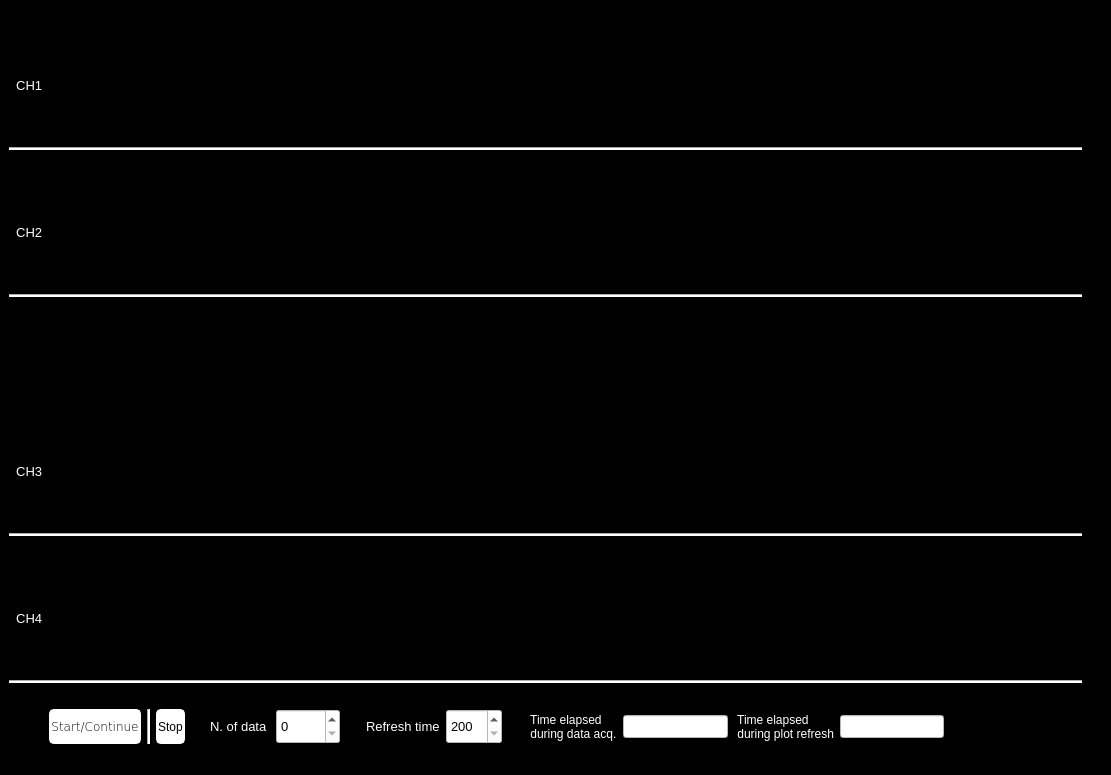
<?xml version="1.0" encoding="UTF-8"?>
<ui version="4.0">
 <class>MainWindow</class>
 <widget class="QMainWindow" name="MainWindow">
  <property name="geometry">
   <rect>
    <x>0</x>
    <y>0</y>
    <width>1111</width>
    <height>775</height>
   </rect>
  </property>
  <property name="windowTitle">
   <string>MainWindow</string>
  </property>
  <property name="styleSheet">
   <string notr="true">background-color: rgb(0, 0, 0);</string>
  </property>
  <widget class="QWidget" name="centralwidget">
   <layout class="QGridLayout" name="gridLayout">
    <item row="2" column="0">
     <widget class="Line" name="line">
      <property name="styleSheet">
       <string notr="true">background-color: rgb(255, 255, 255);</string>
      </property>
      <property name="orientation">
       <enum>Qt::Horizontal</enum>
      </property>
     </widget>
    </item>
    <item row="5" column="0">
     <widget class="Line" name="line_2">
      <property name="styleSheet">
       <string notr="true">background-color: rgb(255, 255, 255);</string>
      </property>
      <property name="orientation">
       <enum>Qt::Horizontal</enum>
      </property>
     </widget>
    </item>
    <item row="6" column="0">
     <spacer name="horizontalSpacer_6">
      <property name="orientation">
       <enum>Qt::Horizontal</enum>
      </property>
      <property name="sizeHint" stdset="0">
       <size>
        <width>40</width>
        <height>20</height>
       </size>
      </property>
     </spacer>
    </item>
    <item row="3" column="0">
     <spacer name="horizontalSpacer_5">
      <property name="orientation">
       <enum>Qt::Horizontal</enum>
      </property>
      <property name="sizeHint" stdset="0">
       <size>
        <width>40</width>
        <height>20</height>
       </size>
      </property>
     </spacer>
    </item>
    <item row="8" column="0">
     <widget class="Line" name="line_3">
      <property name="styleSheet">
       <string notr="true">background-color: rgb(255, 255, 255);</string>
      </property>
      <property name="orientation">
       <enum>Qt::Horizontal</enum>
      </property>
     </widget>
    </item>
    <item row="9" column="0">
     <spacer name="horizontalSpacer_7">
      <property name="orientation">
       <enum>Qt::Horizontal</enum>
      </property>
      <property name="sizeHint" stdset="0">
       <size>
        <width>40</width>
        <height>20</height>
       </size>
      </property>
     </spacer>
    </item>
    <item row="12" column="0">
     <widget class="Line" name="line_4">
      <property name="styleSheet">
       <string notr="true">background-color: rgb(255, 255, 255);</string>
      </property>
      <property name="orientation">
       <enum>Qt::Horizontal</enum>
      </property>
     </widget>
    </item>
    <item row="13" column="0">
     <spacer name="horizontalSpacer_8">
      <property name="orientation">
       <enum>Qt::Horizontal</enum>
      </property>
      <property name="sizeHint" stdset="0">
       <size>
        <width>40</width>
        <height>20</height>
       </size>
      </property>
     </spacer>
    </item>
    <item row="4" column="1" rowspan="4">
     <spacer name="verticalSpacer">
      <property name="orientation">
       <enum>Qt::Vertical</enum>
      </property>
      <property name="sizeHint" stdset="0">
       <size>
        <width>20</width>
        <height>40</height>
       </size>
      </property>
     </spacer>
    </item>
    <item row="0" column="0">
     <spacer name="horizontalSpacer_9">
      <property name="orientation">
       <enum>Qt::Horizontal</enum>
      </property>
      <property name="sizeHint" stdset="0">
       <size>
        <width>40</width>
        <height>20</height>
       </size>
      </property>
     </spacer>
    </item>
    <item row="1" column="0">
     <layout class="QHBoxLayout" name="horizontalLayout_5">
      <item>
       <widget class="QLabel" name="label_3">
        <property name="font">
         <font>
          <pointsize>10</pointsize>
         </font>
        </property>
        <property name="styleSheet">
         <string notr="true">color: rgb(255, 255, 255);</string>
        </property>
        <property name="text">
         <string>  CH1</string>
        </property>
       </widget>
      </item>
      <item>
       <widget class="PlotWidget" name="ch1Vplot" native="true">
        <property name="styleSheet">
         <string notr="true">background-color: rgb(0, 0, 0);</string>
        </property>
       </widget>
      </item>
      <item>
       <widget class="PlotWidget" name="ch1Aplot" native="true">
        <property name="styleSheet">
         <string notr="true">background-color: rgb(0, 0, 0);</string>
        </property>
       </widget>
      </item>
     </layout>
    </item>
    <item row="7" column="0">
     <layout class="QHBoxLayout" name="horizontalLayout_3">
      <item>
       <widget class="QLabel" name="label">
        <property name="font">
         <font>
          <pointsize>10</pointsize>
         </font>
        </property>
        <property name="styleSheet">
         <string notr="true">color: rgb(255, 255, 255);</string>
        </property>
        <property name="text">
         <string>  CH3</string>
        </property>
       </widget>
      </item>
      <item>
       <widget class="PlotWidget" name="ch3Vplot" native="true">
        <property name="styleSheet">
         <string notr="true">background-color: rgb(0, 0, 0);</string>
        </property>
       </widget>
      </item>
      <item>
       <widget class="PlotWidget" name="ch3Aplot" native="true">
        <property name="styleSheet">
         <string notr="true">background-color: rgb(0, 0, 0);</string>
        </property>
       </widget>
      </item>
     </layout>
    </item>
    <item row="10" column="0">
     <layout class="QHBoxLayout" name="horizontalLayout_6">
      <item>
       <widget class="QLabel" name="label_4">
        <property name="font">
         <font>
          <pointsize>10</pointsize>
         </font>
        </property>
        <property name="styleSheet">
         <string notr="true">color: rgb(255, 255, 255);</string>
        </property>
        <property name="text">
         <string>  CH4</string>
        </property>
       </widget>
      </item>
      <item>
       <widget class="PlotWidget" name="ch4Vplot" native="true">
        <property name="styleSheet">
         <string notr="true">background-color: rgb(0, 0, 0);</string>
        </property>
       </widget>
      </item>
      <item>
       <widget class="PlotWidget" name="ch4Aplot" native="true">
        <property name="styleSheet">
         <string notr="true">background-color: rgb(0, 0, 0);</string>
        </property>
       </widget>
      </item>
     </layout>
    </item>
    <item row="4" column="0">
     <layout class="QHBoxLayout" name="horizontalLayout_4">
      <item>
       <widget class="QLabel" name="label_2">
        <property name="font">
         <font>
          <pointsize>10</pointsize>
         </font>
        </property>
        <property name="styleSheet">
         <string notr="true">color: rgb(255, 255, 255);</string>
        </property>
        <property name="text">
         <string>  CH2</string>
        </property>
       </widget>
      </item>
      <item>
       <widget class="PlotWidget" name="ch2Vplot" native="true">
        <property name="styleSheet">
         <string notr="true">background-color: rgb(0, 0, 0);</string>
        </property>
       </widget>
      </item>
      <item>
       <widget class="PlotWidget" name="ch2Aplot" native="true">
        <property name="styleSheet">
         <string notr="true">background-color: rgb(0, 0, 0);</string>
        </property>
       </widget>
      </item>
     </layout>
    </item>
    <item row="14" column="0">
     <layout class="QHBoxLayout" name="horizontalLayout_2">
      <item>
       <spacer name="horizontalSpacer">
        <property name="orientation">
         <enum>Qt::Horizontal</enum>
        </property>
        <property name="sizeType">
         <enum>QSizePolicy::Minimum</enum>
        </property>
        <property name="sizeHint" stdset="0">
         <size>
          <width>40</width>
          <height>20</height>
         </size>
        </property>
       </spacer>
      </item>
      <item>
       <widget class="QPushButton" name="pushButton_2">
        <property name="sizePolicy">
         <sizepolicy hsizetype="MinimumExpanding" vsizetype="Maximum">
          <horstretch>0</horstretch>
          <verstretch>0</verstretch>
         </sizepolicy>
        </property>
        <property name="minimumSize">
         <size>
          <width>0</width>
          <height>35</height>
         </size>
        </property>
        <property name="font">
         <font>
          <family>Verdana</family>
          <pointsize>9</pointsize>
          <weight>9</weight>
          <italic>false</italic>
          <bold>false</bold>
         </font>
        </property>
        <property name="styleSheet">
         <string notr="true">QPushButton{
font: 75 9pt &quot;Verdana&quot;;
background-color: white;
    border: 2px solid white;
    border-radius: 5px;
}
QPushButton:pressed {
    background-color: green;
    border-style: inset;
}</string>
        </property>
        <property name="text">
         <string>Start/Continue</string>
        </property>
       </widget>
      </item>
      <item>
       <widget class="Line" name="line_6">
        <property name="styleSheet">
         <string notr="true">background-color: rgb(255, 255, 255);</string>
        </property>
        <property name="orientation">
         <enum>Qt::Vertical</enum>
        </property>
       </widget>
      </item>
      <item>
       <widget class="QPushButton" name="pushButton">
        <property name="sizePolicy">
         <sizepolicy hsizetype="MinimumExpanding" vsizetype="Maximum">
          <horstretch>0</horstretch>
          <verstretch>0</verstretch>
         </sizepolicy>
        </property>
        <property name="minimumSize">
         <size>
          <width>0</width>
          <height>35</height>
         </size>
        </property>
        <property name="autoFillBackground">
         <bool>false</bool>
        </property>
        <property name="styleSheet">
         <string notr="true">QPushButton{
font: 75 9pt &quot;Verdana&quot;;
background-color: white;
    border: 2px solid white;
    border-radius: 5px;
}
QPushButton:pressed {
    background-color: red;
    border-style: inset;
}</string>
        </property>
        <property name="text">
         <string>Stop</string>
        </property>
       </widget>
      </item>
      <item>
       <spacer name="horizontalSpacer_17">
        <property name="orientation">
         <enum>Qt::Horizontal</enum>
        </property>
        <property name="sizeHint" stdset="0">
         <size>
          <width>40</width>
          <height>20</height>
         </size>
        </property>
       </spacer>
      </item>
      <item>
       <widget class="QLabel" name="label_5">
        <property name="font">
         <font>
          <pointsize>10</pointsize>
         </font>
        </property>
        <property name="styleSheet">
         <string notr="true">color: rgb(255, 255, 255);</string>
        </property>
        <property name="text">
         <string>N. of data </string>
        </property>
       </widget>
      </item>
      <item>
       <widget class="QSpinBox" name="spinBox">
        <property name="sizePolicy">
         <sizepolicy hsizetype="Minimum" vsizetype="Maximum">
          <horstretch>0</horstretch>
          <verstretch>0</verstretch>
         </sizepolicy>
        </property>
        <property name="minimumSize">
         <size>
          <width>0</width>
          <height>35</height>
         </size>
        </property>
        <property name="font">
         <font>
          <pointsize>10</pointsize>
         </font>
        </property>
        <property name="styleSheet">
         <string notr="true">background-color: rgb(255, 255, 255);</string>
        </property>
        <property name="maximum">
         <number>10000</number>
        </property>
        <property name="singleStep">
         <number>20</number>
        </property>
        <property name="value">
         <number>0</number>
        </property>
       </widget>
      </item>
      <item>
       <spacer name="horizontalSpacer_16">
        <property name="orientation">
         <enum>Qt::Horizontal</enum>
        </property>
        <property name="sizeHint" stdset="0">
         <size>
          <width>40</width>
          <height>20</height>
         </size>
        </property>
       </spacer>
      </item>
      <item>
       <widget class="QLabel" name="label_6">
        <property name="font">
         <font>
          <pointsize>10</pointsize>
         </font>
        </property>
        <property name="styleSheet">
         <string notr="true">color: rgb(255, 255, 255);</string>
        </property>
        <property name="text">
         <string>Refresh time</string>
        </property>
       </widget>
      </item>
      <item>
       <widget class="QSpinBox" name="spinBox_2">
        <property name="sizePolicy">
         <sizepolicy hsizetype="Minimum" vsizetype="Maximum">
          <horstretch>0</horstretch>
          <verstretch>0</verstretch>
         </sizepolicy>
        </property>
        <property name="minimumSize">
         <size>
          <width>0</width>
          <height>35</height>
         </size>
        </property>
        <property name="font">
         <font>
          <pointsize>10</pointsize>
         </font>
        </property>
        <property name="styleSheet">
         <string notr="true">background-color: rgb(255, 255, 255);</string>
        </property>
        <property name="minimum">
         <number>200</number>
        </property>
        <property name="maximum">
         <number>5000</number>
        </property>
        <property name="singleStep">
         <number>100</number>
        </property>
       </widget>
      </item>
      <item>
       <spacer name="horizontalSpacer_14">
        <property name="orientation">
         <enum>Qt::Horizontal</enum>
        </property>
        <property name="sizeHint" stdset="0">
         <size>
          <width>40</width>
          <height>20</height>
         </size>
        </property>
       </spacer>
      </item>
      <item>
       <widget class="QLabel" name="label_7">
        <property name="font">
         <font>
          <pointsize>9</pointsize>
         </font>
        </property>
        <property name="styleSheet">
         <string notr="true">color: rgb(255, 255, 255);</string>
        </property>
        <property name="text">
         <string> Time elapsed 
 during data acq.</string>
        </property>
       </widget>
      </item>
      <item>
       <widget class="QLineEdit" name="lineEdit">
        <property name="font">
         <font>
          <pointsize>10</pointsize>
         </font>
        </property>
        <property name="styleSheet">
         <string notr="true">background-color: rgb(255, 255, 255);</string>
        </property>
        <property name="readOnly">
         <bool>true</bool>
        </property>
       </widget>
      </item>
      <item>
       <widget class="QLabel" name="label_8">
        <property name="font">
         <font>
          <pointsize>9</pointsize>
         </font>
        </property>
        <property name="styleSheet">
         <string notr="true">color: rgb(255, 255, 255);</string>
        </property>
        <property name="text">
         <string> Time elapsed 
 during plot refresh</string>
        </property>
       </widget>
      </item>
      <item>
       <widget class="QLineEdit" name="lineEdit_2">
        <property name="font">
         <font>
          <pointsize>10</pointsize>
         </font>
        </property>
        <property name="styleSheet">
         <string notr="true">background-color: rgb(255, 255, 255);</string>
        </property>
        <property name="readOnly">
         <bool>true</bool>
        </property>
       </widget>
      </item>
      <item>
       <spacer name="horizontalSpacer_13">
        <property name="orientation">
         <enum>Qt::Horizontal</enum>
        </property>
        <property name="sizeType">
         <enum>QSizePolicy::Expanding</enum>
        </property>
        <property name="sizeHint" stdset="0">
         <size>
          <width>40</width>
          <height>20</height>
         </size>
        </property>
       </spacer>
      </item>
      <item>
       <spacer name="horizontalSpacer_12">
        <property name="orientation">
         <enum>Qt::Horizontal</enum>
        </property>
        <property name="sizeHint" stdset="0">
         <size>
          <width>40</width>
          <height>20</height>
         </size>
        </property>
       </spacer>
      </item>
      <item>
       <spacer name="horizontalSpacer_11">
        <property name="orientation">
         <enum>Qt::Horizontal</enum>
        </property>
        <property name="sizeType">
         <enum>QSizePolicy::MinimumExpanding</enum>
        </property>
        <property name="sizeHint" stdset="0">
         <size>
          <width>40</width>
          <height>20</height>
         </size>
        </property>
       </spacer>
      </item>
      <item>
       <spacer name="horizontalSpacer_10">
        <property name="orientation">
         <enum>Qt::Horizontal</enum>
        </property>
        <property name="sizeHint" stdset="0">
         <size>
          <width>40</width>
          <height>20</height>
         </size>
        </property>
       </spacer>
      </item>
      <item>
       <spacer name="horizontalSpacer_4">
        <property name="orientation">
         <enum>Qt::Horizontal</enum>
        </property>
        <property name="sizeHint" stdset="0">
         <size>
          <width>40</width>
          <height>20</height>
         </size>
        </property>
       </spacer>
      </item>
      <item>
       <spacer name="horizontalSpacer_3">
        <property name="orientation">
         <enum>Qt::Horizontal</enum>
        </property>
        <property name="sizeHint" stdset="0">
         <size>
          <width>40</width>
          <height>20</height>
         </size>
        </property>
       </spacer>
      </item>
     </layout>
    </item>
   </layout>
  </widget>
  <widget class="QStatusBar" name="statusbar"/>
 </widget>
 <customwidgets>
  <customwidget>
   <class>PlotWidget</class>
   <extends>QWidget</extends>
   <header>pyqtgraph</header>
   <container>1</container>
  </customwidget>
 </customwidgets>
 <tabstops>
  <tabstop>pushButton_2</tabstop>
  <tabstop>pushButton</tabstop>
 </tabstops>
 <resources/>
 <connections/>
</ui>
